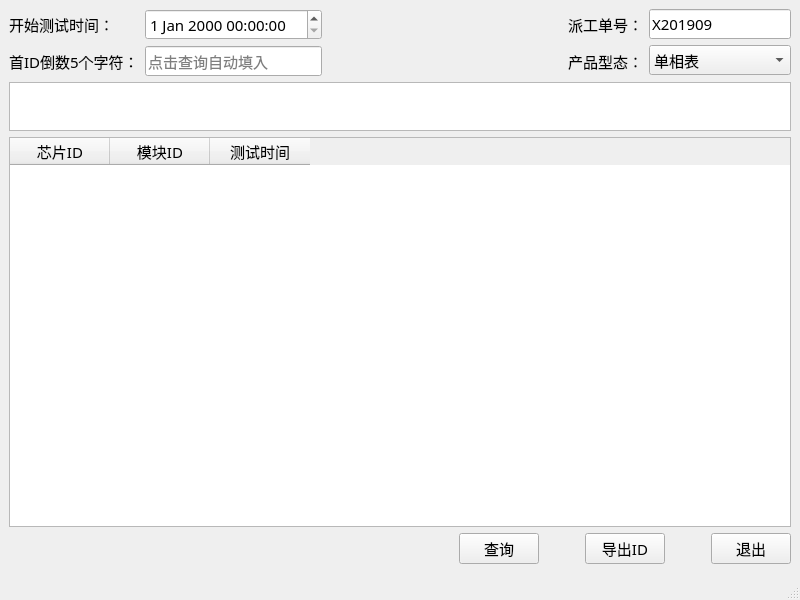
<?xml version="1.0" encoding="UTF-8"?>
<ui version="4.0">
 <class>STA_database_query</class>
 <widget class="QMainWindow" name="STA_database_query">
  <property name="geometry">
   <rect>
    <x>0</x>
    <y>0</y>
    <width>800</width>
    <height>600</height>
   </rect>
  </property>
  <property name="font">
   <font>
    <family>黑体</family>
    <pointsize>11</pointsize>
   </font>
  </property>
  <property name="windowTitle">
   <string>STA芯片ID对应关系导出</string>
  </property>
  <property name="windowIcon">
   <iconset resource="apprcc.qrc">
    <normaloff>:/pic/resources/Mac_Finder_256px_1180091_easyicon.net.png</normaloff>:/pic/resources/Mac_Finder_256px_1180091_easyicon.net.png</iconset>
  </property>
  <widget class="QWidget" name="centralwidget">
   <layout class="QGridLayout" name="gridLayout">
    <item row="0" column="0">
     <layout class="QHBoxLayout" name="horizontalLayout_5">
      <item>
       <layout class="QHBoxLayout" name="horizontalLayout">
        <item>
         <layout class="QVBoxLayout" name="verticalLayout">
          <item>
           <widget class="QLabel" name="lb_start_datetime">
            <property name="text">
             <string>开始测试时间：</string>
            </property>
           </widget>
          </item>
          <item>
           <widget class="QLabel" name="label">
            <property name="text">
             <string>首ID倒数5个字符：</string>
            </property>
           </widget>
          </item>
         </layout>
        </item>
        <item>
         <layout class="QVBoxLayout" name="verticalLayout_3">
          <item>
           <widget class="QDateTimeEdit" name="start_datetime">
            <property name="maximumDateTime">
             <datetime>
              <hour>23</hour>
              <minute>59</minute>
              <second>59</second>
              <year>9999</year>
              <month>12</month>
              <day>31</day>
             </datetime>
            </property>
           </widget>
          </item>
          <item>
           <widget class="QLineEdit" name="lineEdit">
            <property name="text">
             <string/>
            </property>
            <property name="placeholderText">
             <string>点击查询自动填入</string>
            </property>
           </widget>
          </item>
         </layout>
        </item>
       </layout>
      </item>
      <item>
       <spacer name="horizontalSpacer_7">
        <property name="orientation">
         <enum>Qt::Horizontal</enum>
        </property>
        <property name="sizeHint" stdset="0">
         <size>
          <width>40</width>
          <height>20</height>
         </size>
        </property>
       </spacer>
      </item>
      <item>
       <spacer name="horizontalSpacer_6">
        <property name="orientation">
         <enum>Qt::Horizontal</enum>
        </property>
        <property name="sizeHint" stdset="0">
         <size>
          <width>40</width>
          <height>20</height>
         </size>
        </property>
       </spacer>
      </item>
      <item>
       <layout class="QHBoxLayout" name="horizontalLayout_2">
        <item>
         <layout class="QVBoxLayout" name="verticalLayout_2">
          <item>
           <widget class="QLabel" name="label_2">
            <property name="text">
             <string>派工单号：</string>
            </property>
           </widget>
          </item>
          <item>
           <widget class="QLabel" name="prod_type">
            <property name="text">
             <string>产品型态：</string>
            </property>
           </widget>
          </item>
         </layout>
        </item>
        <item>
         <layout class="QVBoxLayout" name="verticalLayout_4">
          <item>
           <widget class="QLineEdit" name="lineEdit_2">
            <property name="text">
             <string>X201909</string>
            </property>
           </widget>
          </item>
          <item>
           <widget class="QComboBox" name="cb_prod_type">
            <item>
             <property name="text">
              <string>单相表</string>
             </property>
            </item>
            <item>
             <property name="text">
              <string>13版三相表</string>
             </property>
            </item>
            <item>
             <property name="text">
              <string>13版集中器</string>
             </property>
            </item>
            <item>
             <property name="text">
              <string>09版三相表</string>
             </property>
            </item>
            <item>
             <property name="text">
              <string>09版集中器</string>
             </property>
            </item>
            <item>
             <property name="text">
              <string>I型采集器</string>
             </property>
            </item>
            <item>
             <property name="text">
              <string>II型采集器</string>
             </property>
            </item>
           </widget>
          </item>
         </layout>
        </item>
       </layout>
      </item>
     </layout>
    </item>
    <item row="1" column="0">
     <widget class="QTextBrowser" name="textBrowser">
      <property name="enabled">
       <bool>true</bool>
      </property>
      <property name="sizePolicy">
       <sizepolicy hsizetype="Expanding" vsizetype="Ignored">
        <horstretch>0</horstretch>
        <verstretch>1</verstretch>
       </sizepolicy>
      </property>
     </widget>
    </item>
    <item row="2" column="0">
     <widget class="QTableWidget" name="tableWidget">
      <property name="sizePolicy">
       <sizepolicy hsizetype="Expanding" vsizetype="Expanding">
        <horstretch>0</horstretch>
        <verstretch>8</verstretch>
       </sizepolicy>
      </property>
      <column>
       <property name="text">
        <string>芯片ID</string>
       </property>
      </column>
      <column>
       <property name="text">
        <string>模块ID</string>
       </property>
      </column>
      <column>
       <property name="text">
        <string>测试时间</string>
       </property>
      </column>
     </widget>
    </item>
    <item row="3" column="0">
     <layout class="QHBoxLayout" name="horizontalLayout_4">
      <item>
       <spacer name="horizontalSpacer_3">
        <property name="orientation">
         <enum>Qt::Horizontal</enum>
        </property>
        <property name="sizeHint" stdset="0">
         <size>
          <width>40</width>
          <height>20</height>
         </size>
        </property>
       </spacer>
      </item>
      <item>
       <spacer name="horizontalSpacer_4">
        <property name="orientation">
         <enum>Qt::Horizontal</enum>
        </property>
        <property name="sizeHint" stdset="0">
         <size>
          <width>40</width>
          <height>20</height>
         </size>
        </property>
       </spacer>
      </item>
      <item>
       <spacer name="horizontalSpacer_5">
        <property name="orientation">
         <enum>Qt::Horizontal</enum>
        </property>
        <property name="sizeHint" stdset="0">
         <size>
          <width>40</width>
          <height>20</height>
         </size>
        </property>
       </spacer>
      </item>
      <item>
       <layout class="QHBoxLayout" name="horizontalLayout_3">
        <item>
         <widget class="QPushButton" name="query">
          <property name="text">
           <string>查询</string>
          </property>
         </widget>
        </item>
        <item>
         <spacer name="horizontalSpacer">
          <property name="orientation">
           <enum>Qt::Horizontal</enum>
          </property>
          <property name="sizeHint" stdset="0">
           <size>
            <width>40</width>
            <height>20</height>
           </size>
          </property>
         </spacer>
        </item>
        <item>
         <widget class="QPushButton" name="export_id">
          <property name="text">
           <string>导出ID</string>
          </property>
         </widget>
        </item>
        <item>
         <spacer name="horizontalSpacer_2">
          <property name="orientation">
           <enum>Qt::Horizontal</enum>
          </property>
          <property name="sizeHint" stdset="0">
           <size>
            <width>40</width>
            <height>20</height>
           </size>
          </property>
         </spacer>
        </item>
        <item>
         <widget class="QPushButton" name="exit">
          <property name="text">
           <string>退出</string>
          </property>
         </widget>
        </item>
       </layout>
      </item>
     </layout>
    </item>
   </layout>
  </widget>
  <widget class="QMenuBar" name="menubar">
   <property name="geometry">
    <rect>
     <x>0</x>
     <y>0</y>
     <width>800</width>
     <height>26</height>
    </rect>
   </property>
  </widget>
  <widget class="QStatusBar" name="statusbar"/>
 </widget>
 <resources>
  <include location="apprcc.qrc"/>
 </resources>
 <connections>
  <connection>
   <sender>exit</sender>
   <signal>clicked()</signal>
   <receiver>STA_database_query</receiver>
   <slot>close()</slot>
   <hints>
    <hint type="sourcelabel">
     <x>745</x>
     <y>557</y>
    </hint>
    <hint type="destinationlabel">
     <x>399</x>
     <y>299</y>
    </hint>
   </hints>
  </connection>
 </connections>
</ui>
